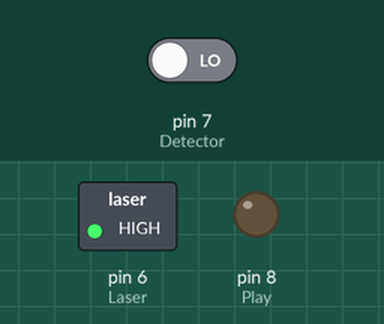
Bench run of a sketch on a simulated Arduino Uno, built with avr-gcc and run on an emulated ATmega328P. Shown: switched loads named in the sketch (green lamp = pin HIGH), output pins drawn as LEDs (lit = HIGH). The inputs (shaded band) are chosen by the test bench; at power-on: pin 7 (Detector) LOW. What the sketch prints to the serial monitor is not drawn.

Above: at 1.2 s.
1.3 s: pin 7 (Detector) driven HIGH
At 1.9 s:
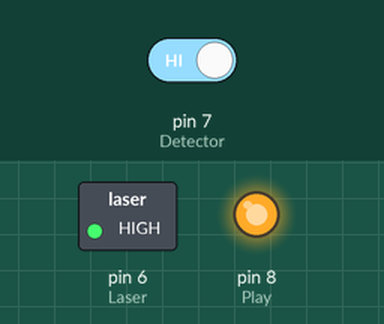
2.8 s: pin 7 (Detector) driven LOW
At 3.1 s:
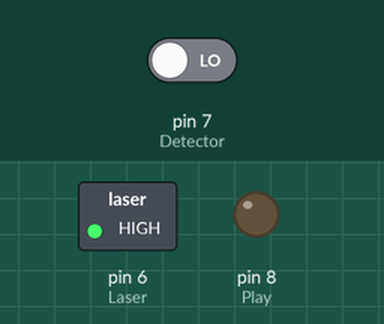
Timing chart, 0 to 5.8 s (numbered marks = the images above; inputs shaded):
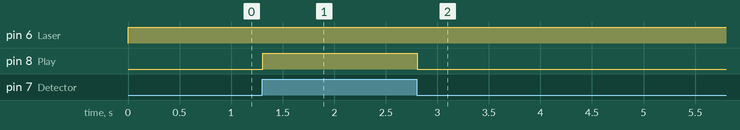

Measured:
- after the input at 1.3 s, pin 8 (Play): LOW → HIGH at once
- after the input at 2.8 s, pin 8 (Play): HIGH → LOW at once

The sketch:

sketch_jul16a.ino
```cpp
int Laser = 6;

int Detector = 7;

int Play = 8;

void setup()

{

Serial.begin (9600);

pinMode(Laser, OUTPUT);

pinMode(Detector, INPUT);

pinMode(Play, OUTPUT);

}

void loop()

{

digitalWrite(Laser, HIGH);

boolean val = digitalRead(Detector);

Serial.println(val);

if (val == 1)

{

digitalWrite(Play, HIGH);

// delay(1000);

}

else

{

digitalWrite(Play, LOW);

}

}
```
